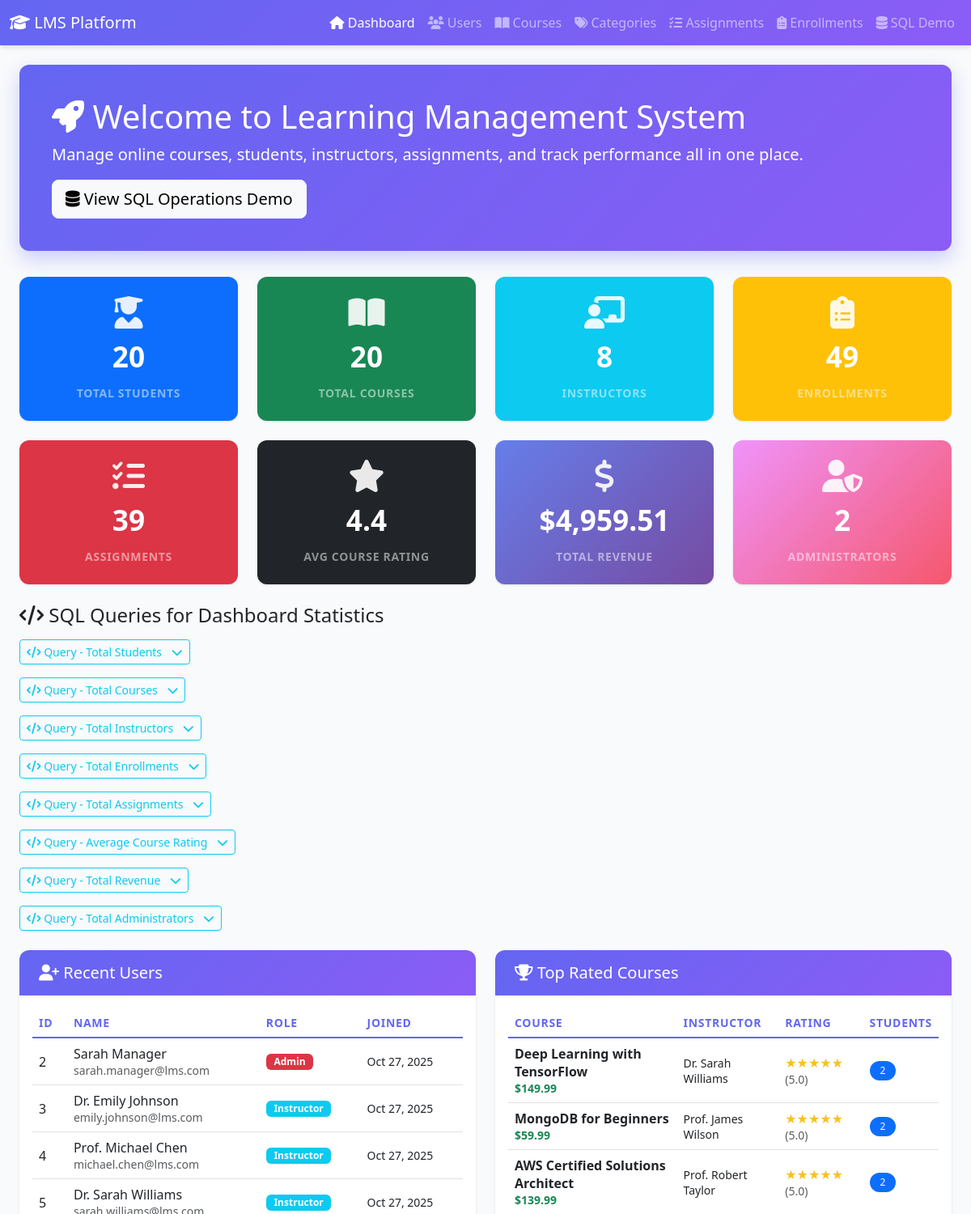
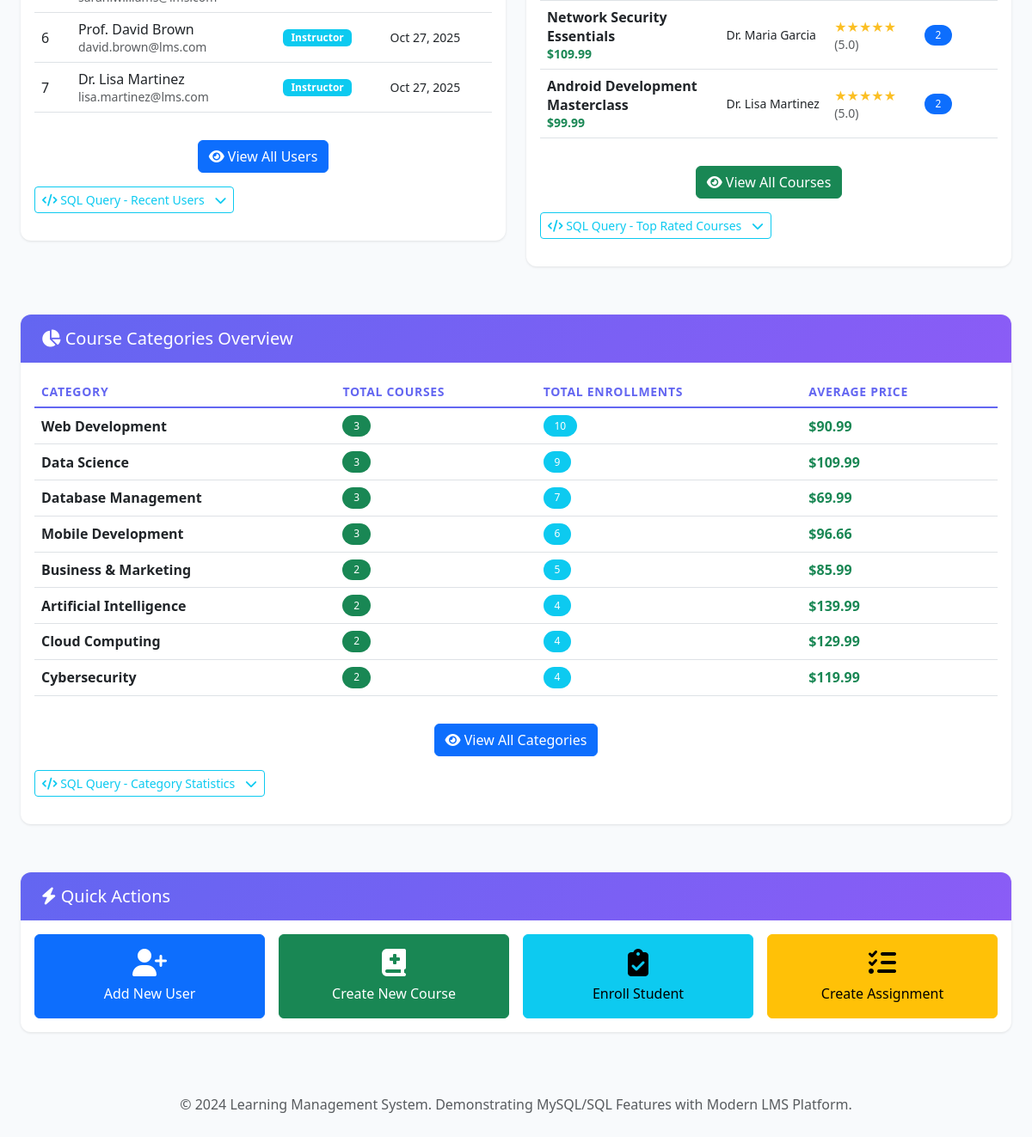
The page / on the database its author committed (2 pictures, top to bottom).
### tables this page shows
CREATE TABLE users (
    user_id INT PRIMARY KEY AUTO_INCREMENT,
    name VARCHAR(100) NOT NULL,
    email VARCHAR(100) UNIQUE NOT NULL,
    password VARCHAR(255) NOT NULL,
    role ENUM('student', 'instructor', 'admin') DEFAULT 'student',
    created_at TIMESTAMP DEFAULT CURRENT_TIMESTAMP,
    INDEX idx_email (email),
    INDEX idx_role (role)
);

CREATE TABLE courses (
    course_id INT PRIMARY KEY AUTO_INCREMENT,
    title VARCHAR(200) NOT NULL,
    description TEXT,
    price DECIMAL(10, 2) DEFAULT 0.00,
    category_id INT NOT NULL,
    instructor_id INT NOT NULL,
    created_at TIMESTAMP DEFAULT CURRENT_TIMESTAMP,
    FOREIGN KEY (category_id) REFERENCES course_categories(category_id) ON DELETE RESTRICT ON UPDATE CASCADE,
    FOREIGN KEY (instructor_id) REFERENCES users(user_id) ON DELETE RESTRICT ON UPDATE CASCADE,
    INDEX idx_category (category_id),
    INDEX idx_instructor (instructor_id),
    INDEX idx_title (title)
);

### index.php (the view, shortened to what the rows shown need)
<?php
$database = new Database();
$conn = $database->getConnection();
$stmt = $conn->query("
    SELECT user_id, name, email, role, created_at
    FROM users
    ORDER BY created_at DESC
    LIMIT 6
");
$recent_users = $stmt->fetchAll();
$stmt = $conn->query("
    SELECT
        c.course_id,
        c.title,
        c.price,
        u.name as instructor_name,
        AVG(r.rating) as avg_rating,
        COUNT(DISTINCT e.enrollment_id) as total_enrollments
    FROM courses c
    INNER JOIN users u ON c.instructor_id = u.user_id
    LEFT JOIN reviews r ON c.course_id = r.course_id
    LEFT JOIN enrollments e ON c.course_id = e.course_id
    GROUP BY c.course_id
    HAVING avg_rating IS NOT NULL
    ORDER BY avg_rating DESC, total_enrollments DESC
    LIMIT 5
");
$top_courses = $stmt->fetchAll();
?>
<!DOCTYPE html>
<html lang="en">
<head>
    <link href="https://cdn.jsdelivr.net/npm/bootstrap@5.3.0/dist/css/bootstrap.min.css" rel="stylesheet">
    <link href="https://cdnjs.cloudflare.com/ajax/libs/font-awesome/6.4.0/css/all.min.css" rel="stylesheet">
</head>
<body>
    <div class="container-fluid mt-4 px-4">
        <div class="welcome-banner">
            <h1><i class="fas fa-rocket"></i> Welcome to Learning Management System</h1>
        </div>
        <div class="row">
            <div class="col-lg-6 mb-4">
                <div class="card table-card">
                    <div class="card-body">
                        <div class="table-responsive">
                            <table class="table table-hover align-middle">
                                <thead>
                                    <tr>
                                        <th>ID</th>
                                        <th>Name</th>
                                        <th>Role</th>
                                        <th>Joined</th>
                                    </tr>
                                </thead>
                                <tbody>
                                    <?php foreach ($recent_users as $user): ?>
                                        <tr>
                                            <td><?php echo $user['user_id']; ?></td>
                                            <td>
                                                <div><?php echo htmlspecialchars($user['name']); ?></div>
                                                <small
                                                    class="text-muted"><?php echo htmlspecialchars($user['email']); ?></small>
                                            </td>
                                            <td>
                                                <?php
                                                $role_class = 'secondary';
                                                if ($user['role'] == 'instructor')
                                                    $role_class = 'info';
                                                if ($user['role'] == 'admin')
                                                    $role_class = 'danger';
                                                ?>
                                                <span class="badge bg-<?php echo $role_class; ?> role-badge">
                                                    <?php echo ucfirst($user['role']); ?>
                                                </span>
                                            </td>
                                            <td><small><?php echo date('M d, Y', strtotime($user['created_at'])); ?></small>
                                            </td>
                                        </tr>
                                    <?php endforeach; ?>
                                </tbody>
                            </table>
                        </div>
                    </div>
                </div>
            </div>
            <div class="col-lg-6 mb-4">
                <div class="card table-card">
                    <div class="card-body">
                        <div class="table-responsive">
                            <table class="table table-hover align-middle">
                                <thead>
                                    <tr>
                                        <th>Course</th>
                                        <th>Instructor</th>
                                        <th>Rating</th>
                                        <th>Students</th>
                                    </tr>
                                </thead>
                                <tbody>
                                    <?php foreach ($top_courses as $course): ?>
                                        <tr>
                                            <td>
                                                <div><strong><?php echo htmlspecialchars($course['title']); ?></strong>
                                                </div>
                                                <small
                                                    class="text-success fw-bold">$<?php echo number_format($course['price'], 2); ?></small>
                                            </td>
                                            <td><small><?php echo htmlspecialchars($course['instructor_name']); ?></small>
                                            </td>
                                            <td>
                                                <span class="rating-stars">
                                                    <?php
                                                    $rating = round($course['avg_rating'], 1);
                                                    echo str_repeat('★', floor($rating));
                                                    ?>
                                                </span>
                                                <small class="text-muted">(<?php echo number_format($rating, 1); ?>)</small>
                                            </td>
                                            <td><span
                                                    class="badge bg-primary badge-custom"><?php echo $course['total_enrollments']; ?></span>
                                            </td>
                                        </tr>
                                    <?php endforeach; ?>
                                </tbody>
                            </table>
                        </div>
                    </div>
                </div>
            </div>
        </div>
        <div class="row">
            <div class="col-12 mb-4">
                <div class="card table-card">
                    <div class="card-body">
                        <div class="table-responsive">
                            <table class="table table-hover align-middle">
                                <thead>
                                    <tr>
                                        <th>Category</th>
                                        <th>Total Courses</th>
                                        <th>Total Enrollments</th>
                                        <th>Average Price</th>
                                    </tr>
                                </thead>
                            </table>
                        </div>
                    </div>
                </div>
            </div>
        </div>
    </div>
</body>
</html>

### rows shown on the page
users: user_id "2", name "Sarah Manager", email "sarah.manager@lms.com", role "Admin", created_at "Oct 27, 2025"
users: user_id "3", name "Dr. Emily Johnson", email "emily.johnson@lms.com", role "Instructor", created_at "Oct 27, 2025"
users: user_id "4", name "Prof. Michael Chen", email "michael.chen@lms.com", role "Instructor", created_at "Oct 27, 2025"
users: user_id "5", name "Dr. Sarah Williams", email "sarah.williams@lms.com", role "Instructor", created_at "Oct 27, 2025"
users: user_id "6", name "Prof. David Brown", email "david.brown@lms.com", role "Instructor", created_at "Oct 27, 2025"
users: user_id "7", name "Dr. Lisa Martinez", email "lisa.martinez@lms.com", role "Instructor", created_at "Oct 27, 2025"
courses: title "Deep Learning with TensorFlow", price "149.99", instructor.name "Dr. Sarah Williams", rating "★★★★★", rating "5.0", total_enrollments "2"
courses: title "MongoDB for Beginners", price "59.99", instructor.name "Prof. James Wilson", rating "★★★★★", rating "5.0", total_enrollments "2"
courses: title "AWS Certified Solutions Architect", price "139.99", instructor.name "Prof. Robert Taylor", rating "★★★★★", rating "5.0", total_enrollments "2"
courses: title "Network Security Essentials", price "109.99", instructor.name "Dr. Maria Garcia", rating "★★★★★", rating "5.0", total_enrollments "2"
courses: title "Android Development Masterclass", price "99.99", instructor.name "Dr. Lisa Martinez", rating "★★★★★", rating "5.0", total_enrollments "2"

### other values the page prints
$stats['total_students'] "20"
$stats['total_courses'] "20"
$stats['total_instructors'] "8"
$stats['total_enrollments'] "49"
$stats['total_assignments'] "39"
$stats['avg_rating'] "4.4"
$stats['total_revenue'] "4,959.51"
$stats['total_admins'] "2"
$category['category_name'] "Web Development"
$category['total_courses'] "3"
$category['total_enrollments'] "10"
$category['avg_price'] "90.99"
$category['category_name'] "Data Science"
$category['total_enrollments'] "9"
$category['avg_price'] "109.99"
